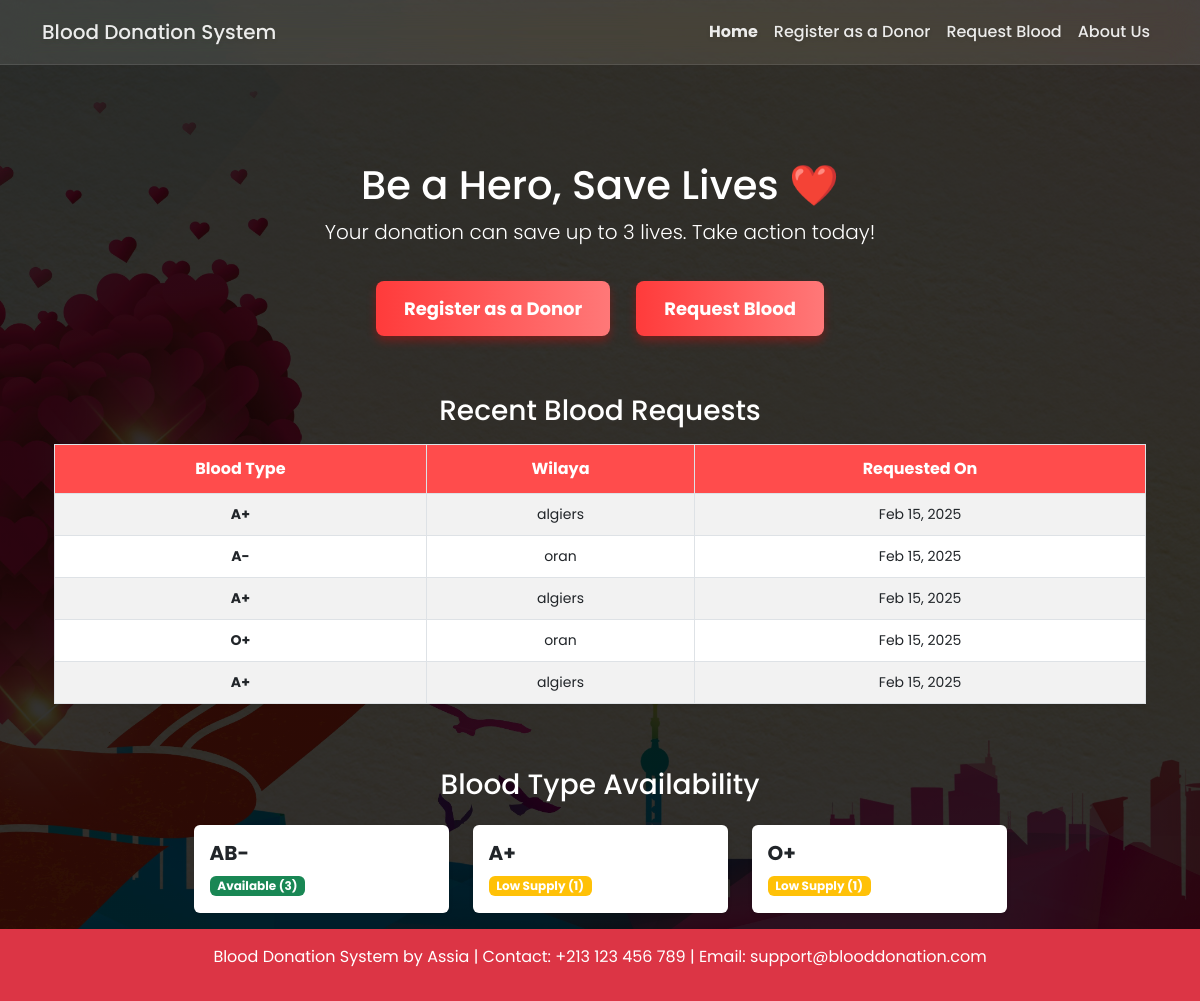
The page / on the database its author committed.
### donors/models.py (models this page shows, shortened)
class BloodRequest(models.Model):
    blood_type = models.CharField(max_length=3)
    wilaya = models.CharField(max_length=50)
    created_at = models.DateTimeField(auto_now_add=True)  # Timestamp

class Donor(models.Model):
    GENDER_CHOICES = [('Male', 'Male'), ('Female', 'Female')]
    BLOOD_TYPES = [('A+', 'A+'), ('A-', 'A-'), ('B+', 'B+'), ('B-', 'B-'), ('O+', 'O+'), ('O-', 'O-'), ('AB+', 'AB+'), ('AB-', 'AB-')]
    name = models.CharField(max_length=100)
    gender = models.CharField(max_length=10, choices=GENDER_CHOICES)
    blood_type = models.CharField(max_length=3, choices=BLOOD_TYPES)
    wilaya = models.CharField(max_length=50)
    phone = models.CharField(max_length=15)
    last_donation = models.DateField()

### donors/views.py (the view)
# urls.py: 2. Add a URL to urlpatterns:  path('', views.home, name='home')
def home(request):
    recent_requests = BloodRequest.objects.order_by('-created_at')[:5]
    donors = Donor.objects.all()
    blood_availability_dict = dict(Counter(donor.blood_type for donor in donors))
    context = {
        "requests": recent_requests,
        "blood_availability": blood_availability_dict  # Ensure this updates dynamically
    }
    return render(request, "donors/home.html", context)

### donors/templates/donors/home.html (shortened to what this page needs)
{% extends 'donors/base.html' %}
{% block content %}
<div class="container text-center mt-5 hero-section">
    <h1 class="hero-title">Be a Hero, Save Lives ❤️</h1>
    <p class="lead">Your donation can save up to 3 lives. Take action today!</p>
    <div class="d-flex justify-content-center mt-4">
        <a href="{% url 'register_donor' %}" class="btn btn-cta me-3">Register as a Donor</a>
        <a href="{% url 'request_blood' %}" class="btn btn-cta">Request Blood</a>
    </div>
</div>
<div class="container mt-5">
    <h3 class="text-center section-title mb-3">Recent Blood Requests</h3>
    <div class="table-responsive">
        <table class="table table-striped table-bordered shadow-sm">
            <thead class="table-header">
                <tr class="text-center">
                    <th>Blood Type</th>
                    <th>Wilaya</th>
                    <th>Requested On</th>
                </tr>
            </thead>
            <tbody>
                {% if requests %}
                    {% for request in requests %}
                        <tr class="text-center">
                            <td><strong>{{ request.blood_type }}</strong></td>
                            <td>{{ request.wilaya }}</td>
                            <td>{{ request.created_at|date:"M d, Y" }}</td>
                        </tr>
                    {% endfor %}
                {% else %}
                    <tr>
                        <td colspan="3" class="text-center text-muted">No recent blood requests.</td>
                    </tr>
                {% endif %}
            </tbody>
        </table>
    </div>
</div>
<div class="container mt-5">
    <h3 class="text-center section-title">Blood Type Availability</h3>
    <div class="row justify-content-center mt-4">
        {% for blood_type, count in blood_availability.items %}
            <div class="col-md-3 mb-3">
                <div class="card shadow-sm border-0">
                    <div class="card-body">
                        <h5 class="card-title fw-bold">{{ blood_type }}</h5>
                        <p class="card-text">
                            {% if count == 0 %}
                                <span class="badge bg-danger">Out of Stock</span>
                            {% elif count <= 2 %}
                                <span class="badge bg-warning">Low Supply ({{ count }})</span>
                            {% else %}
                                <span class="badge bg-success">Available ({{ count }})</span>
                            {% endif %}
                        </p>
                    </div>
                </div>
            </div>
        {% endfor %}
    </div>
</div>
{% endblock %}

### donors/templates/donors/base.html (shortened to what this page needs)
{% load static %}
<!DOCTYPE html>
<html lang="en">
<head>
    <link href="https://cdn.jsdelivr.net/npm/bootstrap@5.3.0/dist/css/bootstrap.min.css" rel="stylesheet">
    <link rel="stylesheet" href="{% static 'css/styles.css' %}">
</head>
<body class="d-flex flex-column min-vh-100">
    <nav class="navbar navbar-expand-lg navbar-dark bg-danger">
        <div class="container">
            <a class="navbar-brand" href="{% url 'home' %}">Blood Donation System</a>
            <div class="collapse navbar-collapse" id="navbarNav">
                <ul class="navbar-nav ms-auto">
                    <li class="nav-item">
                        <a class="nav-link" href="{% url 'home' %}"><b>Home</b></a>
                    </li>
                    <li class="nav-item">
                        <a class="nav-link" href="{% url 'register_donor' %}">Register as a Donor</a>
                    </li>
                    <li class="nav-item">
                        <a class="nav-link" href="{% url 'request_blood' %}">Request Blood</a>
                    </li>
                    <li class="nav-item">
                        <a class="nav-link" href="{% url 'about' %}">About Us</a>
                    </li>
                </ul>
            </div>
        </div>
    </nav>
    <main class="container mt-5 flex-grow-1">
        {% block content %}{% endblock %}
    </main>
    <footer class="bg-danger text-white text-center py-3 mt-auto">
        <p>Blood Donation System by Assia | Contact: +213 123 456 789 | Email: support@blooddonation.com</p>
    </footer>
</body>
</html>

### static/css/styles.css (style rules this page uses)
body { background-image: linear-gradient(rgba(0, 0, 0, 0.8), rgba(0, 0, 0, 0.8)), url("../images/5793602.jpg"); background-size: cover; background-attachment: fixed; background-position: center; font-family: 'Poppins', sans-serif; color: white; min-height: 100vh; margin: 0; padding: 0; display: flex; flex-direction: column; }
.navbar { background: rgba(255, 255, 255, 0.1) !important; backdrop-filter: blur(15px) saturate(180%); -webkit-backdrop-filter: blur(15px) saturate(180%); border-bottom: 1px solid rgba(255, 255, 255, 0.1); padding: 12px 0; transition: all 0.3s ease; }
.navbar-brand, .navbar-nav .nav-link { color: rgba(255, 255, 255, 0.9) !important; font-weight: 500; text-shadow: 0 2px 4px rgba(0, 0, 0, 0.1); transition: all 0.3s ease; text-decoration: none !important; }
.hero-section .btn-cta { display: inline-block; padding: 14px 28px; font-size: 18px; font-weight: bold; border-radius: 8px; color: white; background: linear-gradient(to right, #ff3b3b, #ff7878); text-decoration: none; transition: all 0.3s ease-in-out; margin: 10px; box-shadow: 0px 5px 10px rgba(255, 0, 0, 0.3); }
.btn { padding: 12px 30px; border-radius: 8px; transition: all 0.3s ease; min-width: 130px; text-align: center; font-weight: 600; font-size: 15px; border: none; }
.table { width: 100%; border-collapse: collapse; }
.table th { background: #ff4c4c; color: white; font-size: 16px; font-weight: bold; padding: 12px; }
.table td { font-size: 14px; padding: 10px; text-align: center; }
.table tbody tr:nth-child(even) { background: rgba(255, 76, 76, 0.05); }

### rows shown on the page
BloodRequest: blood_type "A+", wilaya "algiers", created_at "Feb 15, 2025"
BloodRequest: blood_type "A-", wilaya "oran", created_at "Feb 15, 2025"
BloodRequest: blood_type "A+", wilaya "algiers", created_at "Feb 15, 2025"
BloodRequest: blood_type "O+", wilaya "oran", created_at "Feb 15, 2025"
BloodRequest: blood_type "A+", wilaya "algiers", created_at "Feb 15, 2025"
Donor: blood_availability "AB-"
Donor: blood_availability "A+"
Donor: blood_availability "O+"

### other values the page prints
{{ count }} "3"
{{ count }} "1" "1"
